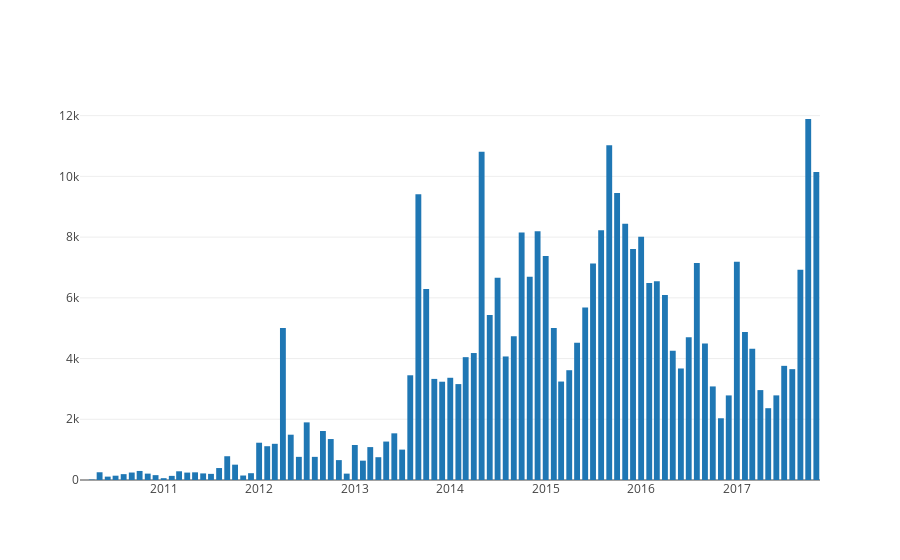

Notebook code for this chart:
### Code cell
query_all_comments_by_month = (
    'SELECT year(created_time) year, month(created_time) month, count(*) count '
    'FROM comment '
    'GROUP BY year(created_time), month(created_time)'
)
rows_all_comments_by_month = execute_query(query_all_comments_by_month)
plot_bar_chart(rows_all_comments_by_month)
